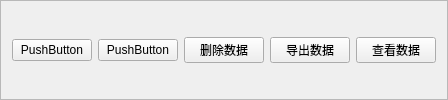
               <widget class="QFrame" name="frame_shuju">
                <property name="frameShape">
                 <enum>QFrame::StyledPanel</enum>
                </property>
                <property name="frameShadow">
                 <enum>QFrame::Sunken</enum>
                </property>
                <layout class="QGridLayout" name="gridLayout_14">
                 <item row="0" column="1">
                  <widget class="QPushButton" name="pushButton_3">
                   <property name="text">
                    <string>PushButton</string>
                   </property>
                  </widget>
                 </item>
                 <item row="0" column="0">
                  <widget class="QPushButton" name="pushButton_2">
                   <property name="text">
                    <string>PushButton</string>
                   </property>
                  </widget>
                 </item>
                 <item row="0" column="3">
                  <widget class="QPushButton" name="pb_export">
                   <property name="text">
                    <string>导出数据</string>
                   </property>
                  </widget>
                 </item>
                 <item row="0" column="4">
                  <widget class="QPushButton" name="pbCGCS_watch_data">
                   <property name="text">
                    <string>查看数据</string>
                   </property>
                  </widget>
                 </item>
                 <item row="0" column="2">
                  <widget class="QPushButton" name="pb_delData_CGCS">
                   <property name="text">
                    <string>删除数据</string>
                   </property>
                  </widget>
                 </item>
                </layout>
               </widget>
